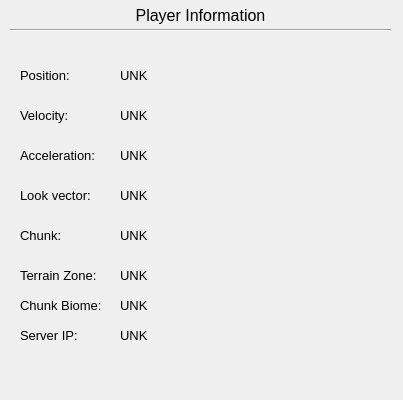
<?xml version="1.0" encoding="UTF-8"?>
<ui version="4.0">
 <class>PlayerInfo</class>
 <widget class="QWidget" name="PlayerInfo">
  <property name="geometry">
   <rect>
    <x>0</x>
    <y>0</y>
    <width>403</width>
    <height>400</height>
   </rect>
  </property>
  <property name="windowTitle">
   <string>Form</string>
  </property>
  <widget class="Line" name="line">
   <property name="geometry">
    <rect>
     <x>10</x>
     <y>20</y>
     <width>381</width>
     <height>20</height>
    </rect>
   </property>
   <property name="orientation">
    <enum>Qt::Horizontal</enum>
   </property>
  </widget>
  <widget class="QLabel" name="label">
   <property name="geometry">
    <rect>
     <x>10</x>
     <y>0</y>
     <width>381</width>
     <height>31</height>
    </rect>
   </property>
   <property name="font">
    <font>
     <pointsize>12</pointsize>
    </font>
   </property>
   <property name="text">
    <string>Player Information</string>
   </property>
   <property name="alignment">
    <set>Qt::AlignCenter</set>
   </property>
  </widget>
  <widget class="QLabel" name="label_2">
   <property name="geometry">
    <rect>
     <x>20</x>
     <y>60</y>
     <width>71</width>
     <height>31</height>
    </rect>
   </property>
   <property name="font">
    <font>
     <pointsize>10</pointsize>
    </font>
   </property>
   <property name="text">
    <string>Position:</string>
   </property>
  </widget>
  <widget class="QLabel" name="posLabel">
   <property name="geometry">
    <rect>
     <x>120</x>
     <y>60</y>
     <width>271</width>
     <height>31</height>
    </rect>
   </property>
   <property name="font">
    <font>
     <pointsize>10</pointsize>
    </font>
   </property>
   <property name="text">
    <string>UNK</string>
   </property>
  </widget>
  <widget class="QLabel" name="label_4">
   <property name="geometry">
    <rect>
     <x>20</x>
     <y>100</y>
     <width>71</width>
     <height>31</height>
    </rect>
   </property>
   <property name="font">
    <font>
     <pointsize>10</pointsize>
    </font>
   </property>
   <property name="text">
    <string>Velocity:</string>
   </property>
  </widget>
  <widget class="QLabel" name="velLabel">
   <property name="geometry">
    <rect>
     <x>120</x>
     <y>100</y>
     <width>271</width>
     <height>31</height>
    </rect>
   </property>
   <property name="font">
    <font>
     <pointsize>10</pointsize>
    </font>
   </property>
   <property name="text">
    <string>UNK</string>
   </property>
  </widget>
  <widget class="QLabel" name="label_6">
   <property name="geometry">
    <rect>
     <x>20</x>
     <y>140</y>
     <width>81</width>
     <height>31</height>
    </rect>
   </property>
   <property name="font">
    <font>
     <pointsize>10</pointsize>
    </font>
   </property>
   <property name="text">
    <string>Acceleration:</string>
   </property>
  </widget>
  <widget class="QLabel" name="accLabel">
   <property name="geometry">
    <rect>
     <x>120</x>
     <y>140</y>
     <width>271</width>
     <height>31</height>
    </rect>
   </property>
   <property name="font">
    <font>
     <pointsize>10</pointsize>
    </font>
   </property>
   <property name="text">
    <string>UNK</string>
   </property>
  </widget>
  <widget class="QLabel" name="lookLabel">
   <property name="geometry">
    <rect>
     <x>120</x>
     <y>180</y>
     <width>271</width>
     <height>31</height>
    </rect>
   </property>
   <property name="font">
    <font>
     <pointsize>10</pointsize>
    </font>
   </property>
   <property name="text">
    <string>UNK</string>
   </property>
  </widget>
  <widget class="QLabel" name="label_9">
   <property name="geometry">
    <rect>
     <x>20</x>
     <y>180</y>
     <width>81</width>
     <height>31</height>
    </rect>
   </property>
   <property name="font">
    <font>
     <pointsize>10</pointsize>
    </font>
   </property>
   <property name="text">
    <string>Look vector:</string>
   </property>
  </widget>
  <widget class="QLabel" name="label_10">
   <property name="geometry">
    <rect>
     <x>20</x>
     <y>220</y>
     <width>81</width>
     <height>31</height>
    </rect>
   </property>
   <property name="font">
    <font>
     <pointsize>10</pointsize>
    </font>
   </property>
   <property name="text">
    <string>Chunk:</string>
   </property>
  </widget>
  <widget class="QLabel" name="chunkLabel">
   <property name="geometry">
    <rect>
     <x>120</x>
     <y>220</y>
     <width>271</width>
     <height>31</height>
    </rect>
   </property>
   <property name="font">
    <font>
     <pointsize>10</pointsize>
    </font>
   </property>
   <property name="text">
    <string>UNK</string>
   </property>
  </widget>
  <widget class="QLabel" name="label_11">
   <property name="geometry">
    <rect>
     <x>20</x>
     <y>260</y>
     <width>91</width>
     <height>31</height>
    </rect>
   </property>
   <property name="font">
    <font>
     <pointsize>10</pointsize>
    </font>
   </property>
   <property name="text">
    <string>Terrain Zone:</string>
   </property>
  </widget>
  <widget class="QLabel" name="zoneLabel">
   <property name="geometry">
    <rect>
     <x>120</x>
     <y>260</y>
     <width>271</width>
     <height>31</height>
    </rect>
   </property>
   <property name="font">
    <font>
     <pointsize>10</pointsize>
    </font>
   </property>
   <property name="text">
    <string>UNK</string>
   </property>
  </widget>
  <widget class="QLabel" name="label_12">
   <property name="geometry">
    <rect>
     <x>20</x>
     <y>290</y>
     <width>91</width>
     <height>31</height>
    </rect>
   </property>
   <property name="font">
    <font>
     <pointsize>10</pointsize>
    </font>
   </property>
   <property name="text">
    <string>Chunk Biome:</string>
   </property>
  </widget>
  <widget class="QLabel" name="chunkBiomeLabel">
   <property name="geometry">
    <rect>
     <x>120</x>
     <y>290</y>
     <width>271</width>
     <height>31</height>
    </rect>
   </property>
   <property name="font">
    <font>
     <pointsize>10</pointsize>
    </font>
   </property>
   <property name="text">
    <string>UNK</string>
   </property>
  </widget>
  <widget class="QLabel" name="label_13">
   <property name="geometry">
    <rect>
     <x>20</x>
     <y>320</y>
     <width>91</width>
     <height>31</height>
    </rect>
   </property>
   <property name="font">
    <font>
     <pointsize>10</pointsize>
    </font>
   </property>
   <property name="text">
    <string>Server IP:</string>
   </property>
  </widget>
  <widget class="QLabel" name="serverIPLabel">
   <property name="geometry">
    <rect>
     <x>120</x>
     <y>320</y>
     <width>271</width>
     <height>31</height>
    </rect>
   </property>
   <property name="font">
    <font>
     <pointsize>10</pointsize>
    </font>
   </property>
   <property name="text">
    <string>UNK</string>
   </property>
  </widget>
 </widget>
 <resources/>
 <connections/>
</ui>
